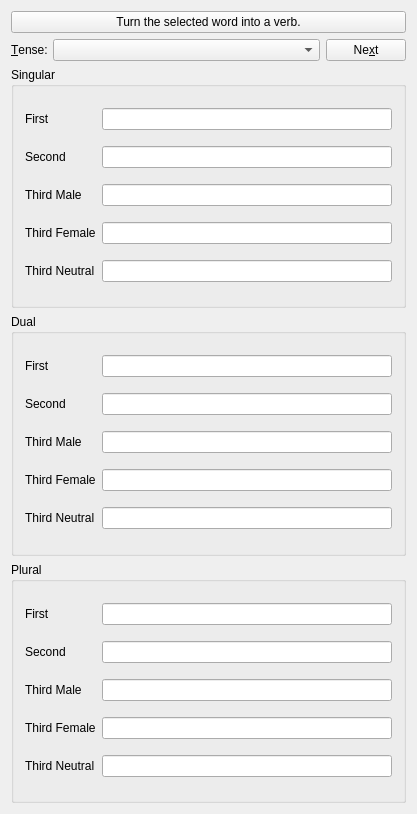
<ui version="4.0" >
 <class>ConjugationWidget</class>
 <widget class="QWidget" name="ConjugationWidget" >
  <property name="geometry" >
   <rect>
    <x>0</x>
    <y>0</y>
    <width>417</width>
    <height>814</height>
   </rect>
  </property>
  <property name="sizePolicy" >
   <sizepolicy vsizetype="Fixed" hsizetype="Fixed" >
    <horstretch>0</horstretch>
    <verstretch>0</verstretch>
   </sizepolicy>
  </property>
  <property name="minimumSize" >
   <size>
    <width>332</width>
    <height>326</height>
   </size>
  </property>
  <property name="windowTitle" >
   <string>-</string>
  </property>
  <layout class="QVBoxLayout" name="verticalLayout" >
   <item>
    <widget class="QPushButton" name="makeVerbButton" >
     <property name="text" >
      <string>Turn the selected word into a verb.</string>
     </property>
    </widget>
   </item>
   <item>
    <layout class="QGridLayout" name="_3" >
     <property name="margin" >
      <number>0</number>
     </property>
     <property name="spacing" >
      <number>6</number>
     </property>
     <item row="0" column="0" >
      <widget class="QLabel" name="tenselabel" >
       <property name="sizePolicy" >
        <sizepolicy vsizetype="Preferred" hsizetype="Preferred" >
         <horstretch>0</horstretch>
         <verstretch>0</verstretch>
        </sizepolicy>
       </property>
       <property name="text" >
        <string>&amp;Tense:</string>
       </property>
       <property name="buddy" >
        <cstring>tenseComboBox</cstring>
       </property>
      </widget>
     </item>
     <item row="0" column="2" >
      <widget class="QPushButton" name="nextTenseButton" >
       <property name="sizePolicy" >
        <sizepolicy vsizetype="Minimum" hsizetype="Preferred" >
         <horstretch>0</horstretch>
         <verstretch>0</verstretch>
        </sizepolicy>
       </property>
       <property name="text" >
        <string>Ne&amp;xt</string>
       </property>
      </widget>
     </item>
     <item row="0" column="1" >
      <widget class="QComboBox" name="tenseComboBox" >
       <property name="sizePolicy" >
        <sizepolicy vsizetype="Fixed" hsizetype="MinimumExpanding" >
         <horstretch>0</horstretch>
         <verstretch>0</verstretch>
        </sizepolicy>
       </property>
      </widget>
     </item>
    </layout>
   </item>
   <item>
    <widget class="QGroupBox" name="singularGroupBox" >
     <property name="sizePolicy" >
      <sizepolicy vsizetype="Preferred" hsizetype="Preferred" >
       <horstretch>0</horstretch>
       <verstretch>0</verstretch>
      </sizepolicy>
     </property>
     <property name="title" >
      <string>Singular</string>
     </property>
     <layout class="QGridLayout" name="_4" >
      <item row="0" column="0" >
       <widget class="QLabel" name="singularFirstPersonLabel" >
        <property name="text" >
         <string>First</string>
        </property>
        <property name="buddy" >
         <cstring>singularFirstPersonLineEdit</cstring>
        </property>
       </widget>
      </item>
      <item row="0" column="1" >
       <widget class="QLineEdit" name="singularFirstPersonLineEdit" />
      </item>
      <item row="1" column="0" >
       <widget class="QLabel" name="singularSecondPersonLabel" >
        <property name="text" >
         <string>Second</string>
        </property>
        <property name="buddy" >
         <cstring>singularSecondPersonLineEdit</cstring>
        </property>
       </widget>
      </item>
      <item row="1" column="1" >
       <widget class="QLineEdit" name="singularSecondPersonLineEdit" />
      </item>
      <item row="2" column="0" >
       <widget class="QLabel" name="singularThirdMalePersonLabel" >
        <property name="text" >
         <string>Third Male</string>
        </property>
        <property name="buddy" >
         <cstring>singularThirdMalePersonLineEdit</cstring>
        </property>
       </widget>
      </item>
      <item row="2" column="1" >
       <widget class="QLineEdit" name="singularThirdMalePersonLineEdit" />
      </item>
      <item row="3" column="0" >
       <widget class="QLabel" name="singularThirdFemalePersonLabel" >
        <property name="text" >
         <string>Third Female</string>
        </property>
        <property name="buddy" >
         <cstring>singularThirdFemalePersonLineEdit</cstring>
        </property>
       </widget>
      </item>
      <item row="3" column="1" >
       <widget class="QLineEdit" name="singularThirdFemalePersonLineEdit" />
      </item>
      <item row="4" column="0" >
       <widget class="QLabel" name="singularThirdNeutralPersonLabel" >
        <property name="text" >
         <string>Third Neutral</string>
        </property>
        <property name="buddy" >
         <cstring>singularThirdNeutralPersonLineEdit</cstring>
        </property>
       </widget>
      </item>
      <item row="4" column="1" >
       <widget class="QLineEdit" name="singularThirdNeutralPersonLineEdit" />
      </item>
     </layout>
    </widget>
   </item>
   <item>
    <widget class="QGroupBox" name="dualGroupBox" >
     <property name="title" >
      <string>Dual</string>
     </property>
     <layout class="QGridLayout" name="_2" >
      <item row="0" column="0" >
       <widget class="QLabel" name="dualFirstPersonLabel" >
        <property name="text" >
         <string>First</string>
        </property>
        <property name="buddy" >
         <cstring>dualFirstPersonLineEdit</cstring>
        </property>
       </widget>
      </item>
      <item row="0" column="1" >
       <widget class="QLineEdit" name="dualFirstPersonLineEdit" />
      </item>
      <item row="1" column="0" >
       <widget class="QLabel" name="dualSecondPersonLabel" >
        <property name="text" >
         <string>Second</string>
        </property>
        <property name="buddy" >
         <cstring>dualSecondPersonLineEdit</cstring>
        </property>
       </widget>
      </item>
      <item row="1" column="1" >
       <widget class="QLineEdit" name="dualSecondPersonLineEdit" />
      </item>
      <item row="2" column="0" >
       <widget class="QLabel" name="dualThirdMalePersonLabel" >
        <property name="text" >
         <string>Third Male</string>
        </property>
        <property name="buddy" >
         <cstring>dualThirdMalePersonLineEdit</cstring>
        </property>
       </widget>
      </item>
      <item row="2" column="1" >
       <widget class="QLineEdit" name="dualThirdMalePersonLineEdit" />
      </item>
      <item row="3" column="0" >
       <widget class="QLabel" name="dualThirdFemalePersonLabel" >
        <property name="text" >
         <string>Third Female</string>
        </property>
        <property name="buddy" >
         <cstring>dualThirdFemalePersonLineEdit</cstring>
        </property>
       </widget>
      </item>
      <item row="3" column="1" >
       <widget class="QLineEdit" name="dualThirdFemalePersonLineEdit" />
      </item>
      <item row="4" column="0" >
       <widget class="QLabel" name="dualThirdNeutralPersonLabel" >
        <property name="text" >
         <string>Third Neutral</string>
        </property>
        <property name="buddy" >
         <cstring>dualThirdNeutralPersonLineEdit</cstring>
        </property>
       </widget>
      </item>
      <item row="4" column="1" >
       <widget class="QLineEdit" name="dualThirdNeutralPersonLineEdit" />
      </item>
     </layout>
    </widget>
   </item>
   <item>
    <widget class="QGroupBox" name="pluralGroupBox" >
     <property name="title" >
      <string>Plural</string>
     </property>
     <layout class="QGridLayout" >
      <item row="0" column="0" >
       <widget class="QLabel" name="pluralFirstPersonLabel" >
        <property name="text" >
         <string>First</string>
        </property>
        <property name="buddy" >
         <cstring>pluralFirstPersonLineEdit</cstring>
        </property>
       </widget>
      </item>
      <item row="0" column="1" >
       <widget class="QLineEdit" name="pluralFirstPersonLineEdit" />
      </item>
      <item row="1" column="0" >
       <widget class="QLabel" name="pluralSecondPersonLabel" >
        <property name="text" >
         <string>Second</string>
        </property>
        <property name="buddy" >
         <cstring>pluralSecondPersonLineEdit</cstring>
        </property>
       </widget>
      </item>
      <item row="1" column="1" >
       <widget class="QLineEdit" name="pluralSecondPersonLineEdit" />
      </item>
      <item row="2" column="0" >
       <widget class="QLabel" name="pluralThirdMalePersonLabel" >
        <property name="text" >
         <string>Third Male</string>
        </property>
        <property name="buddy" >
         <cstring>pluralThirdMalePersonLineEdit</cstring>
        </property>
       </widget>
      </item>
      <item row="2" column="1" >
       <widget class="QLineEdit" name="pluralThirdMalePersonLineEdit" />
      </item>
      <item row="3" column="0" >
       <widget class="QLabel" name="pluralThirdFemalePersonLabel" >
        <property name="text" >
         <string>Third Female</string>
        </property>
        <property name="buddy" >
         <cstring>pluralThirdFemalePersonLineEdit</cstring>
        </property>
       </widget>
      </item>
      <item row="3" column="1" >
       <widget class="QLineEdit" name="pluralThirdFemalePersonLineEdit" />
      </item>
      <item row="4" column="0" >
       <widget class="QLabel" name="pluralThirdNeutralPersonLabel" >
        <property name="text" >
         <string>Third Neutral</string>
        </property>
        <property name="buddy" >
         <cstring>pluralThirdNeutralPersonLineEdit</cstring>
        </property>
       </widget>
      </item>
      <item row="4" column="1" >
       <widget class="QLineEdit" name="pluralThirdNeutralPersonLineEdit" />
      </item>
     </layout>
    </widget>
   </item>
  </layout>
 </widget>
 <layoutdefault spacing="6" margin="11" />
 <pixmapfunction>qPixmapFromMimeSource</pixmapfunction>
 <resources/>
 <connections/>
</ui>
